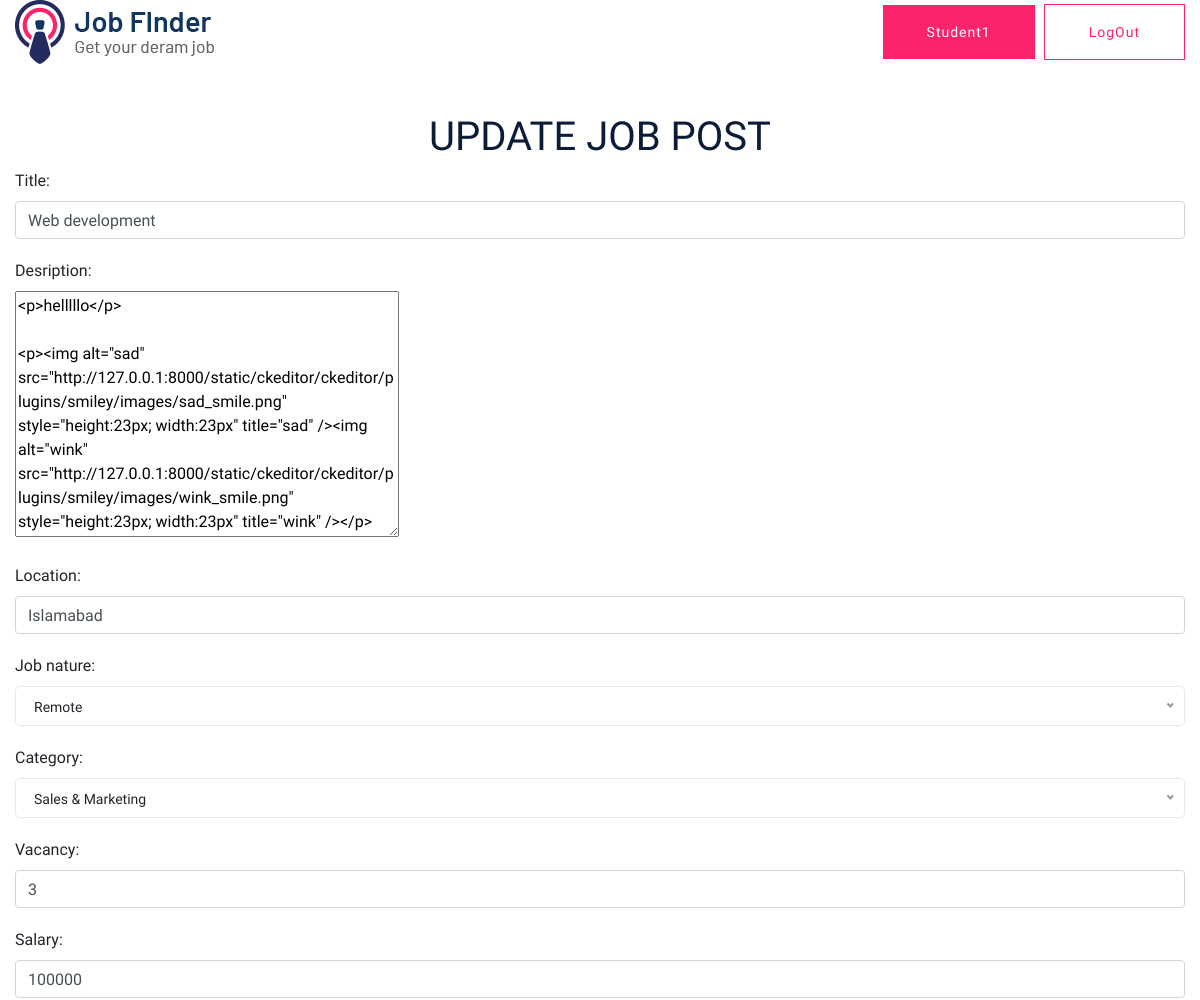
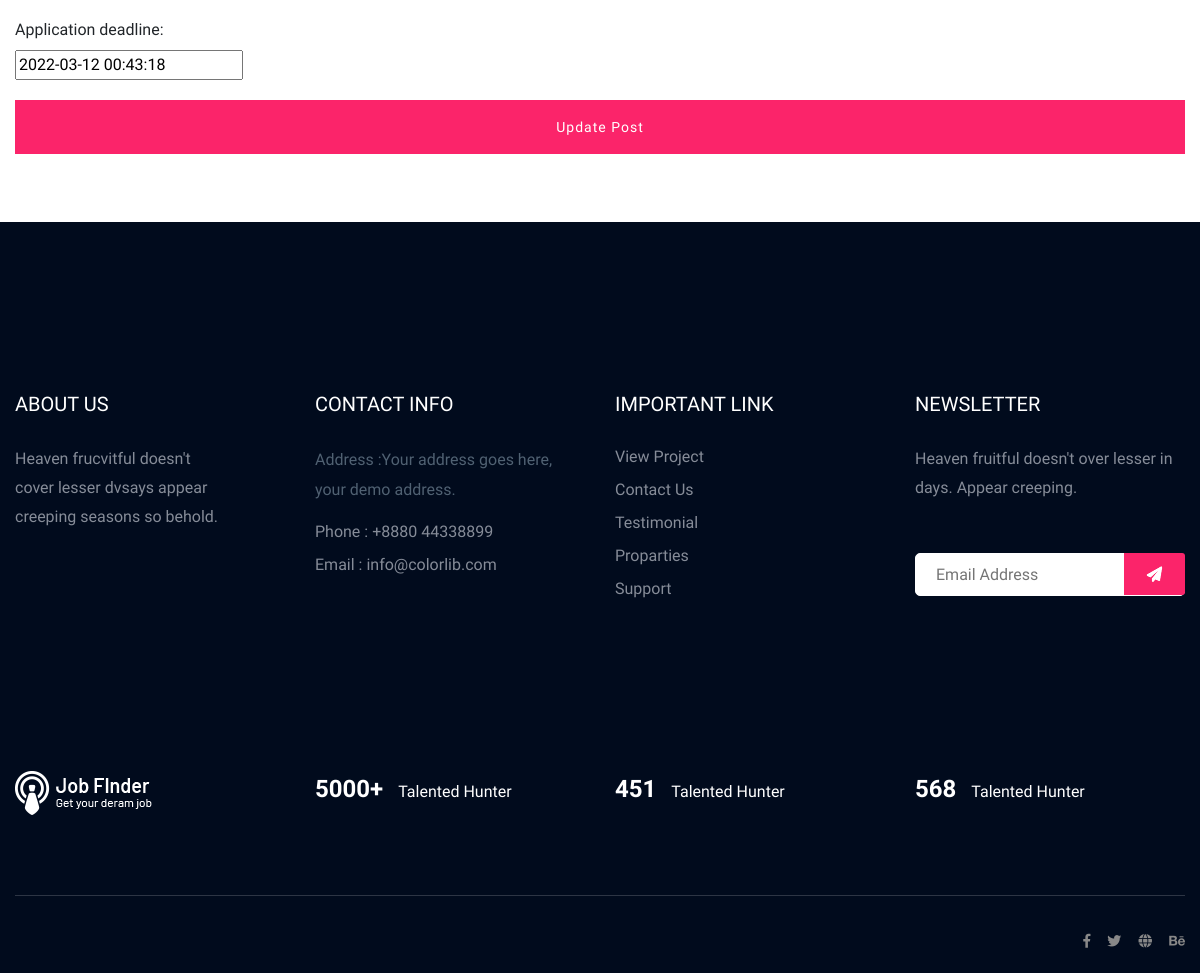
Screenshot of /job_post_update/1 (signed in) with the database file from the repository (2 pictures, top to bottom).
### main/models.py (models this page shows, shortened)
class jobPostData(models.Model):
    CATEGORY_CHOICES = (
    ("Design & Creative", "Design & Creative"),
    ("Design & Development", "Design & Development"),
    ("Sales & Marketing", "Sales & Marketing"),
    ("Mobile Application", "Mobile Application"),
    ("Construction", "Construction"),
    ("Information Technology", "Information Technology"),
    ("Real Estate", "Real Estate"),
    ("Content Writer", "Content Writer"),
    )
    JOB_CHOICES =(
        ("Part Time","Part Time"),
        ("Full Time","Full Time"),
        ("Remote","Remote"),
        ("On site","On site"),
    )
    title = models.CharField(max_length=70,default='')
    desription = RichTextField(null=True,blank=True)
    author = models.CharField(max_length=50)
    location = models.CharField(max_length=100,default='')
    job_nature = models.CharField(max_length=30,choices=JOB_CHOICES,default='No choice')
    category = models.CharField(max_length=50,choices=CATEGORY_CHOICES,default='No category')
    posted_date = models.DateTimeField(auto_now_add=True)
    vacancy = models.IntegerField(default=1)
    salary = models.CharField(max_length=30,default='')
    application_deadline = models.DateTimeField(default=datetime.datetime.now())
    user_job_post = models.ForeignKey(User,on_delete=models.CASCADE)

### main/views.py (the view)
# urls.py: path('job_post_update/<int:id>',views.jobPostUpdate,name='jobPostUpdate'),
def jobPostUpdate(request,id):
    if request.user.is_authenticated:
        post=jobPostData.objects.get(pk=id)
        if request.method=="POST":
            fm=PostForm(request.POST,instance=post)
            if fm.is_valid():
                fm.save()
        else:
            fm = PostForm(instance=post)
        template_name = 'main/updatePost.html'
        context ={
            'form':fm
        }
        return render(request,template_name,context)
    else:
        return HttpResponseRedirect('/logIn')

### main/forms.py
class PostForm(forms.ModelForm):
    class Meta:
        model=jobPostData
        fields = ('title','desription','location','job_nature','category','vacancy','salary','application_deadline')
        widgets={
            'title':forms.TextInput(attrs={
                'class':'form-control',
                'placeholder':'Title',
            }),
            'location':forms.TextInput(attrs={
                'class':'form-control',
                'placeholder':'Location',
            }),
            'vacancy':forms.TextInput(attrs={
                'class':'form-control',
                'placeholder':'Vacanies',
            }),
            'salary':forms.TextInput(attrs={
                'class':'form-control',
                'placeholder':'Expected Salary',
            }),
            'category':forms.Select(attrs={
                'class':'form-select',
            }),
            'job_nature':forms.Select(attrs={
                'class':'form-select',
            }),
        }

### main/templates/main/updatePost.html (shortened to what this page needs)
{% extends 'main/layout.html' %} {% load static %}
{% block body %}
<section class="container my-5">
    <h1 class="text-center text-uppercase">Update job post</h1>
    <form action="" method="POST" novalidate>
        <div class="row gtr-uniform">
           {% for field in form %}
          <div class="col-12 col-12-xsmall mb-20">
            {{field.label_tag}} <br>
            {{field}}
          </div>
          {% endfor %}
          <div class="col-12">
            <input type="submit" class="btn btn-block mb-20" value="Update Post" />
          </div>
        </div>
      </form>
</section>
{% endblock body %}

### main/templates/main/layout.html (shortened to what this page needs)
{% load static %}
<!DOCTYPE html>
<html class="no-js" lang="zxx">
  <head>
    <link rel="stylesheet" href="https://cdnjs.cloudflare.com/ajax/libs/font-awesome/4.7.0/css/font-awesome.min.css">
    <link
      rel="stylesheet"
      href="{% static 'main/assets/css/bootstrap.min.css' %}"
    />
    <link
      rel="stylesheet"
      href="{% static 'main/assets/css/owl.carousel.min.css' %}"
    />
    <link rel="stylesheet" href="{% static 'main/assets/css/flaticon.css' %}" />
    <link
      rel="stylesheet"
      href="{% static 'main/assets/css/price_rangs.css' %}"
    />
    <link rel="stylesheet" href="{% static 'main/assets/css/slicknav.css' %}" />
    <link
      rel="stylesheet"
      href="{% static 'main/assets/css/animate.min.css' %}"
    />
    <link
      rel="stylesheet"
      href="{% static 'main/assets/css/magnific-popup.css' %}"
    />
    <link
      rel="stylesheet"
      href="{% static 'main/assets/css/fontawesome-all.min.css' %}"
    />
    <link
      rel="stylesheet"
      href="{% static 'main/assets/css/themify-icons.css' %}"
    />
    <link rel="stylesheet" href="{% static 'main/assets/css/slick.css' %}" />
    <link
      rel="stylesheet"
      href="{% static 'main/assets/css/nice-select.css' %}"
    />
    <link rel="stylesheet" href="{% static 'main/assets/css/style.css' %}" />
  </head>
  <body>
    <header>
      <div class="header-area header-transparrent">
        <div class="headder-top header-sticky">
          <div class="container">
            <div class="row align-items-center">
              <div class="col-lg-3 col-md-2">
                <div class="logo">
                  <a href="{% url 'home' %}"
                    ><img
                      src="{% static  'main/assets/img/logo/logo.png' %}"
                      alt=""
                  /></a>
                </div>
              </div>
              <div class="col-lg-9 col-md-9">
                <div class="menu-wrapper">
                  <div class="header-btn d-none f-right d-lg-block">
                    {% if request.user.is_authenticated %}
                    <a href="{% url 'profile' %}" class="btn head-btn1">{{request.user.username}}</a>
                    <a href="{% url 'logOut' %}" class="btn head-btn2">logOut</a>
                    {% else %}
                    <a href="{% url 'logIn' %}" class="btn head-btn1">Login</a>
                    <a href="{% url 'register' %}" class="btn head-btn2">Register</a>
                    {% endif %}
                  </div>
                </div>
              </div>
              <div class="col-12">
              </div>
            </div>
          </div>
        </div>
      </div>
    </header>
    {% block body %}{% endblock body %}
    <footer>
      <div class="footer-area footer-bg footer-padding">
        <div class="container">
          <div class="row d-flex justify-content-between">
            <div class="col-xl-3 col-lg-3 col-md-4 col-sm-6">
              <div class="single-footer-caption mb-50">
                <div class="single-footer-caption mb-30">
                  <div class="footer-tittle">
                    <h4>About Us</h4>
                    <div class="footer-pera">
                      <p>
                        Heaven frucvitful doesn't cover lesser dvsays appear
                        creeping seasons so behold.
                      </p>
                    </div>
                  </div>
                </div>
              </div>
            </div>
            <div class="col-xl-3 col-lg-3 col-md-4 col-sm-5">
              <div class="single-footer-caption mb-50">
                <div class="footer-tittle">
                  <h4>Contact Info</h4>
                  <ul>
                    <li>
                      <p>Address :Your address goes here, your demo address.</p>
                    </li>
                    <li><a href="#">Phone : +8880 44338899</a></li>
                    <li><a href="#">Email : info@colorlib.com</a></li>
                  </ul>
                </div>
              </div>
            </div>
            <div class="col-xl-3 col-lg-3 col-md-4 col-sm-5">
              <div class="single-footer-caption mb-50">
                <div class="footer-tittle">
                  <h4>Important Link</h4>
                  <ul>
                    <li><a href="#"> View Project</a></li>
                    <li><a href="#">Contact Us</a></li>
                    <li><a href="#">Testimonial</a></li>
                    <li><a href="#">Proparties</a></li>
                    <li><a href="#">Support</a></li>
                  </ul>
                </div>
              </div>
            </div>
            <div class="col-xl-3 col-lg-3 col-md-4 col-sm-5">
              <div class="single-footer-caption mb-50">
                <div class="footer-tittle">
                  <h4>Newsletter</h4>
                  <div class="footer-pera footer-pera2">
                    <p>
                      Heaven fruitful doesn't over lesser in days. Appear
                      creeping.
                    </p>
                  </div>
                  <div class="footer-form">
                    <div id="mc_embed_signup">
                      <form
                        target="_blank"
                        action="https://spondonit.us12.list-manage.com/subscribe/post?u=1462626880ade1ac87bd9c93a&amp;id=92a4423d01"
                        method="get"
                        class="subscribe_form relative mail_part"
                      >
                        <input
                          type="email"
                          name="email"
                          id="newsletter-form-email"
                          placeholder="Email Address"
                          class="placeholder hide-on-focus"
                          onfocus="this.placeholder = ''"
                          onblur="this.placeholder = ' Email Address '"
                        />
                        <div class="form-icon">
                          <button
                            type="submit"
                            name="submit"
                            id="newsletter-submit"
                            class="email_icon newsletter-submit button-contactForm"
                          >
                            <img src="assets/img/icon/form.png" alt="" />
                          </button>
                        </div>
                      </form>
                    </div>
                  </div>
                </div>
              </div>
            </div>
          </div>
          <div class="row footer-wejed justify-content-between">
            <div class="col-xl-3 col-lg-3 col-md-4 col-sm-6">
              <div class="footer-logo mb-20">
                <a href="index.html"
                  ><img src="assets/img/logo/logo2_footer.png" alt=""
                /></a>
              </div>
            </div>
            <div class="col-xl-3 col-lg-3 col-md-4 col-sm-5">
              <div class="footer-tittle-bottom">
                <span>5000+</span>
                <p>Talented Hunter</p>
              </div>
            </div>
            <div class="col-xl-3 col-lg-3 col-md-4 col-sm-5">
              <div class="footer-tittle-bottom">
                <span>451</span>
                <p>Talented Hunter</p>
              </div>
            </div>
            <div class="col-xl-3 col-lg-3 col-md-4 col-sm-5">
              <div class="footer-tittle-bottom">
                <span>568</span>
                <p>Talented Hunter</p>
              </div>
            </div>
          </div>
        </div>
      </div>
      <div class="footer-bottom-area footer-bg">
        <div class="container">
          <div class="footer-border">
            <div class="row d-flex justify-content-between align-items-center">
              <div class="col-xl-10 col-lg-10">
              </div>
              <div class="col-xl-2 col-lg-2">
                <div class="footer-social f-right">
                  <a href="#"><i class="fab fa-facebook-f"></i></a>
                  <a href="#"><i class="fab fa-twitter"></i></a>
                  <a href="#"><i class="fas fa-globe"></i></a>
                  <a href="#"><i class="fab fa-behance"></i></a>
                </div>
              </div>
            </div>
          </div>
        </div>
      </div>
    </footer>
  </body>
</html>

### rows the page displays
jobPostData: form "Web development" "<p>helllllo</p> <p><img alt=\"sad\" src=\"http://127.0.0.1:8000/static/ckeditor/ckeditor/plugins/smiley/images/sad_smile.png\" style=\"height:23px; width:23px\" title=\"sad\" /><img alt=\"wink\" src=\"http://127.0.0.1:8000/static/ckeditor/ckeditor/plugins/smiley/images/wink_smile.png\" style=\"height:23px; width:23px\" title=\"wink\" /></p>" "Islamabad" "3" "100000" "2022-03-12 00:43:18"

### other values shown
{{ request.user.username }} "Student1"
{{ field.label_tag }} "Title:" "Desription:" "Location:" "Job nature:" "Category:" "Vacancy:" "Salary:" "Application deadline:"
